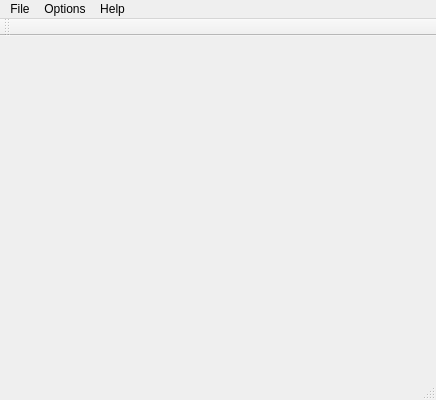
<?xml version="1.0" encoding="UTF-8"?>
<ui version="4.0">
 <class>MediaSpy</class>
 <widget class="QMainWindow" name="MediaSpy">
  <property name="geometry">
   <rect>
    <x>0</x>
    <y>0</y>
    <width>436</width>
    <height>400</height>
   </rect>
  </property>
  <property name="windowTitle">
   <string>MediaSpy</string>
  </property>
  <widget class="QWidget" name="centralWidget"/>
  <widget class="QMenuBar" name="menuBar">
   <property name="geometry">
    <rect>
     <x>0</x>
     <y>0</y>
     <width>436</width>
     <height>24</height>
    </rect>
   </property>
   <widget class="QMenu" name="menuFile">
    <property name="title">
     <string>File</string>
    </property>
    <addaction name="actionQuit"/>
   </widget>
   <widget class="QMenu" name="menuHelp">
    <property name="title">
     <string>Help</string>
    </property>
    <addaction name="actionAbout_MediaSpy"/>
    <addaction name="actionAbout_Qt"/>
   </widget>
   <widget class="QMenu" name="menuOptions">
    <property name="title">
     <string>Options</string>
    </property>
    <addaction name="actionAdd_directory"/>
   </widget>
   <addaction name="menuFile"/>
   <addaction name="menuOptions"/>
   <addaction name="menuHelp"/>
  </widget>
  <widget class="QToolBar" name="mainToolBar">
   <attribute name="toolBarArea">
    <enum>TopToolBarArea</enum>
   </attribute>
   <attribute name="toolBarBreak">
    <bool>false</bool>
   </attribute>
  </widget>
  <widget class="QStatusBar" name="statusBar"/>
  <action name="actionAbout_MediaSpy">
   <property name="text">
    <string>About MediaSpy</string>
   </property>
  </action>
  <action name="actionAbout_Qt">
   <property name="text">
    <string>About Qt</string>
   </property>
  </action>
  <action name="actionQuit">
   <property name="text">
    <string>Quit</string>
   </property>
   <property name="shortcut">
    <string>Ctrl+Q</string>
   </property>
  </action>
  <action name="actionAdd_directory">
   <property name="text">
    <string>Add directory</string>
   </property>
   <property name="shortcut">
    <string>Ctrl+A</string>
   </property>
  </action>
 </widget>
 <layoutdefault spacing="6" margin="11"/>
 <resources/>
 <connections>
  <connection>
   <sender>actionQuit</sender>
   <signal>triggered()</signal>
   <receiver>MediaSpy</receiver>
   <slot>close()</slot>
   <hints>
    <hint type="sourcelabel">
     <x>-1</x>
     <y>-1</y>
    </hint>
    <hint type="destinationlabel">
     <x>299</x>
     <y>199</y>
    </hint>
   </hints>
  </connection>
 </connections>
</ui>
